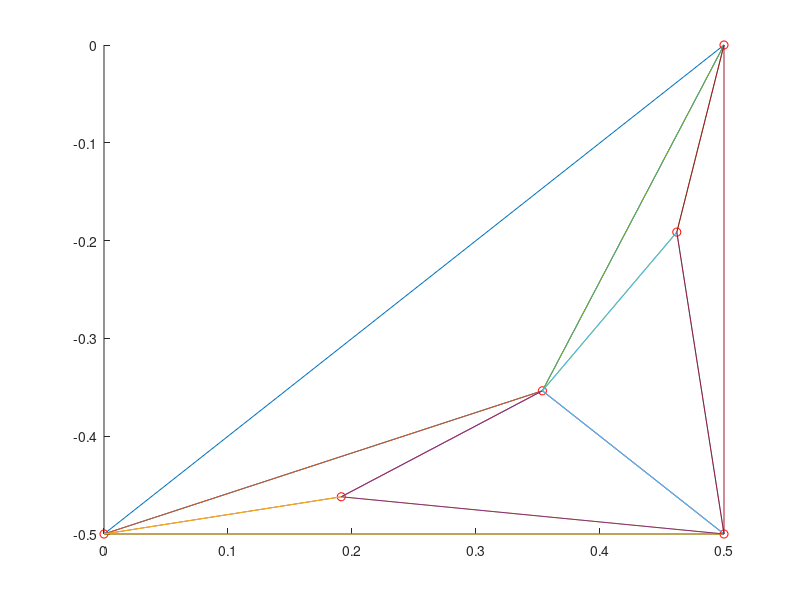

Write the MATLAB code that produced this figure.
points = [[0.0,-0.5]; [0.5,-0.5]; [0.5,0]; [0.46194,-0.191342]; ...
  [0.353553,-0.353553]; [0.191342,-0.46194]];
mesh = [[2 0 4]; [5 4 0]; [5 0 1]; [5 1 4]; [3 2 4]; [3 4 1]; [3 1 2]];
mesh = mesh+1;
figure, hold on
plot(points(:,1),points(:,2),'or')
for k=1:length(mesh)
  tmpx = points(mesh(k,:),1); tmpx(end+1) = tmpx(1);
  tmpy = points(mesh(k,:),2); tmpy(end+1) = tmpy(1);
  plot(tmpx, tmpy)
end
hold off